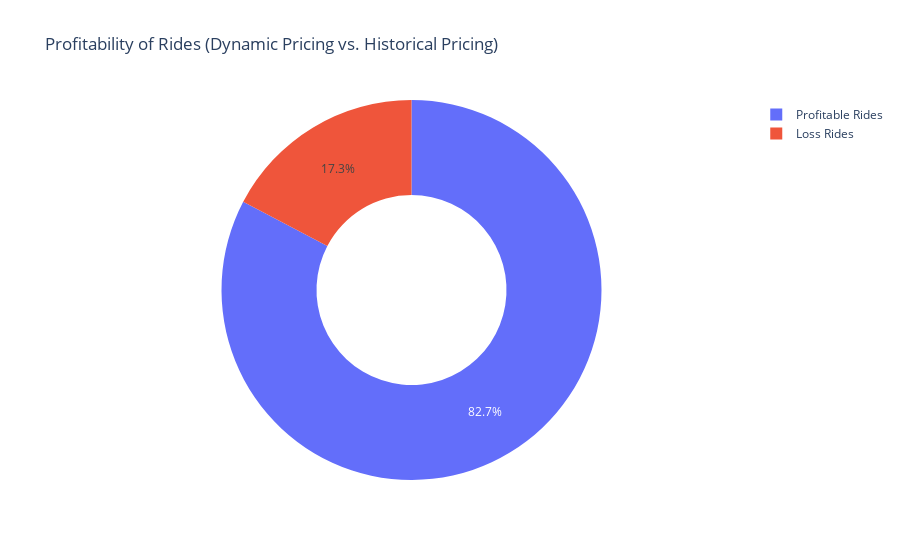

Notebook code cell kept with this figure:
### Code cell
# Calculate the count of profitable and loss rides
profitable_count = len(profitable_rides)
loss_count = len(loss_rides)

# Create a donut chart to show the distribution of profitable and loss rides
labels = ['Profitable Rides', 'Loss Rides']
values = [profitable_count, loss_count]

fig = go.Figure(data=[go.Pie(labels=labels, values=values, hole=0.5)])
fig.update_layout(title='Profitability of Rides (Dynamic Pricing vs. Historical Pricing)')
fig.show()

### Figure 1 — Plotly figure (JSON) as saved in the notebook; plotly's stock layout.template omitted (floating-point values rounded to 4 significant figures)
{"data": [{"hole": 0.5, "labels": ["Profitable Rides", "Loss Rides"], "type": "pie", "values": [826, 173]}], "layout": {"autosize": true, "title": {"text": "Profitability of Rides (Dynamic Pricing vs. Historical Pricing)"}}}
